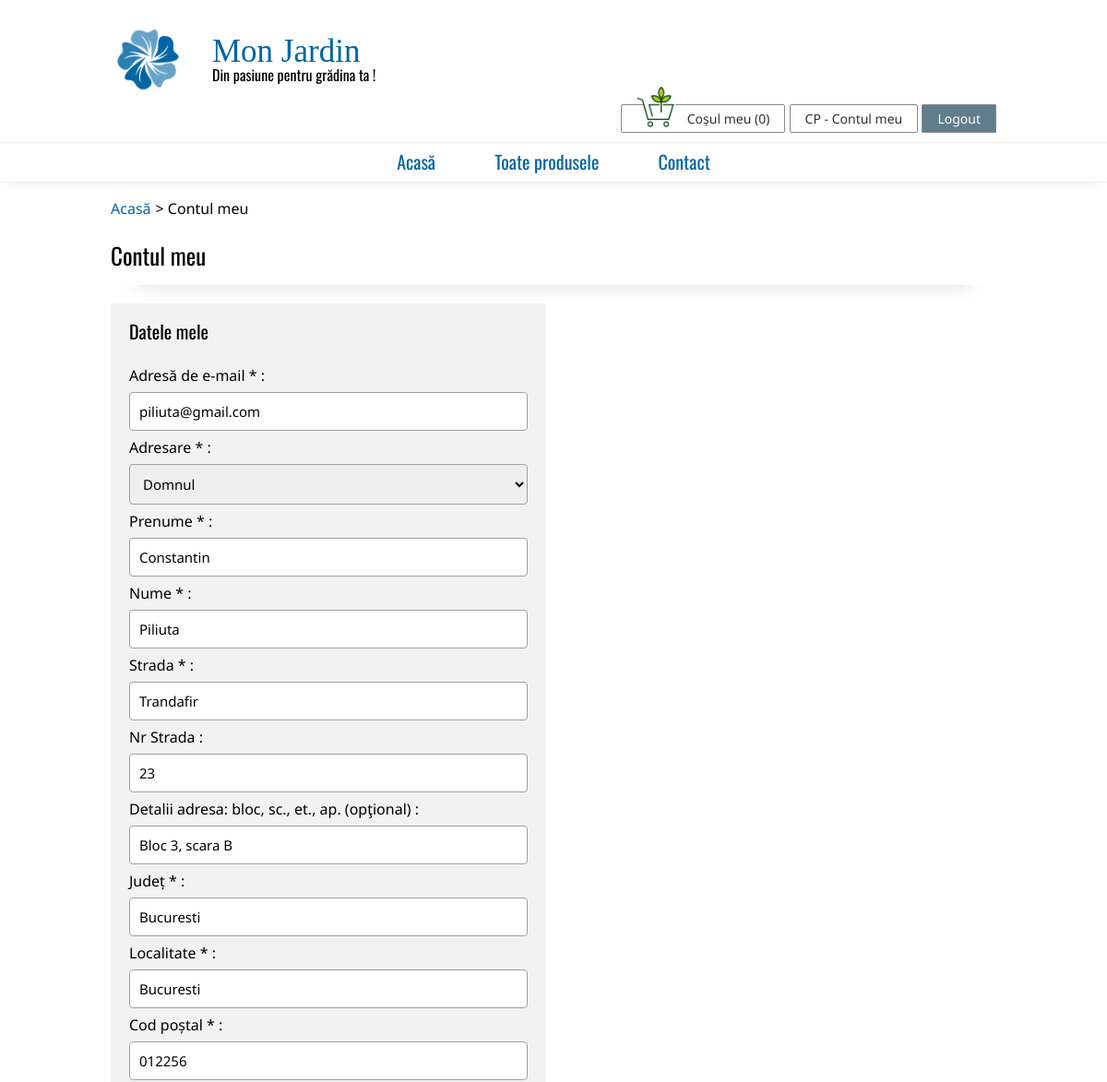
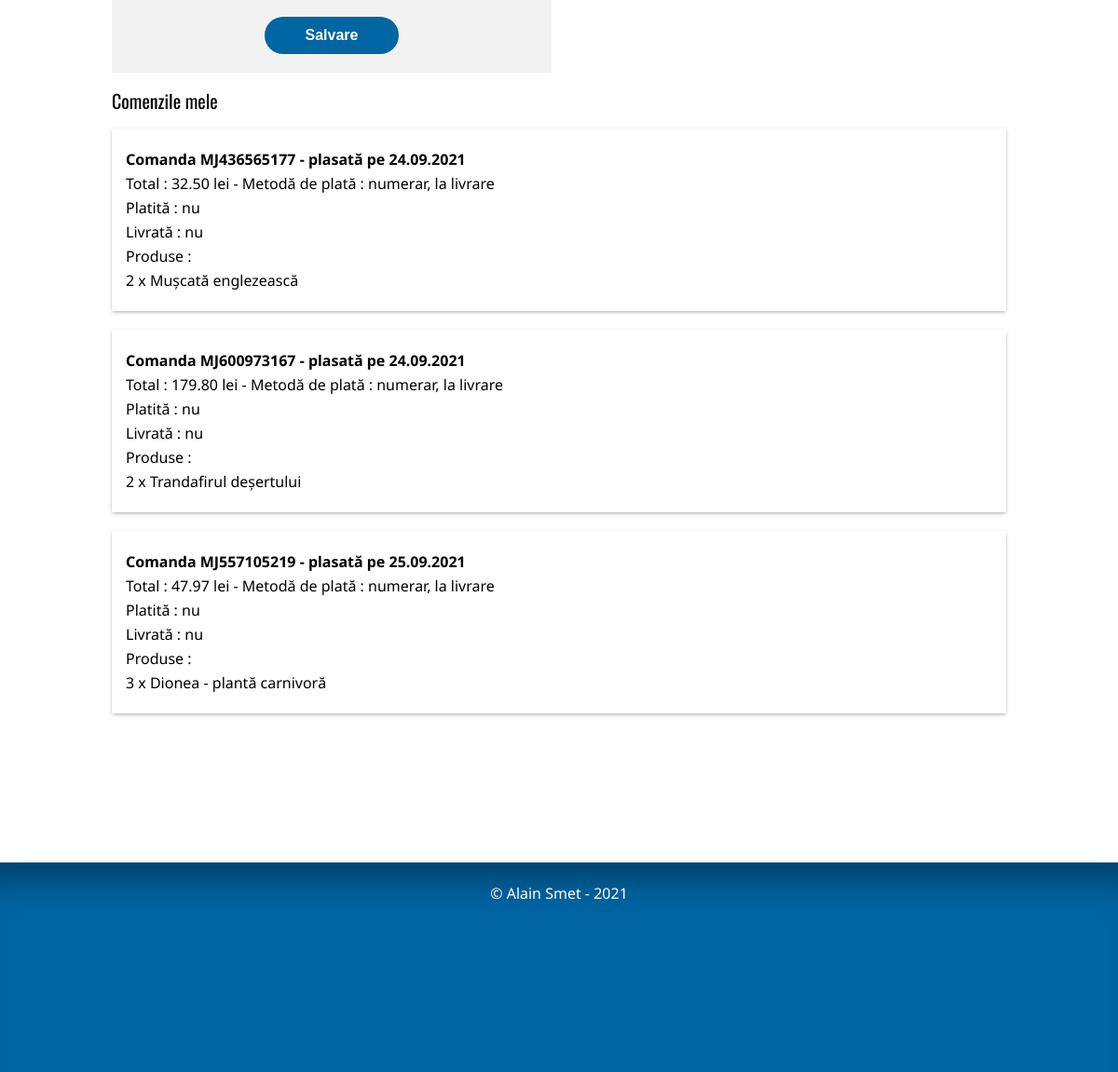
Page /cont/ (signed in) on the committed database (2 pictures, top to bottom).
### produse/models.py (models this page shows, shortened)
class Useri(models.Model):
    ADRESARE_CHOICES = [
        ('DL', 'Domnul'),
        ('DNA', 'Doamna'),
        ('DRA', 'Domnisoara')
    ]
    user = models.OneToOneField(User, on_delete=models.CASCADE)
    email = models.EmailField()
    adresare = models.CharField(max_length=3, choices=ADRESARE_CHOICES)
    prenume = models.CharField(max_length = 80)
    nume = models.CharField(max_length = 80)
    strada = models.CharField(max_length = 160)
    nr_strada = models.CharField(max_length = 10, blank=True)
    det_adresa = models.CharField(max_length = 200, blank=True)
    judet = models.CharField(max_length = 40)
    localitate = models.CharField(max_length = 40)
    cod_postal = models.CharField(max_length = 10)
    class Meta:
        verbose_name = 'Utilizator'
        verbose_name_plural = 'Utilizatori'

class Comenzi(models.Model):
    PLATA_CHOICES = [
        ('NUM', 'Numerar, la livrare'),
        ('CRD', 'Cu cardul'),
        ('TRB', 'Transfer bancar')
    ]
    referinta = models.CharField(max_length = 80)
    user = models.ForeignKey(Useri, on_delete = models.CASCADE)
    tip_plata = models.CharField(max_length = 3, choices = PLATA_CHOICES)
    platita = models.BooleanField(default = False)
    data_plata = models.DateField(blank = True, null=True)
    livrata = models.BooleanField(default = False)
    data_livrare = models.DateField(blank = True, null=True)
    itemi = models.ManyToManyField(ItemComanda, blank=True)
    data_creare = models.DateField(auto_now_add=True)
    def pret_total(self):
        pret = 0
        for item in self.itemi.all():
            pret += float(item.pret_unitar) * item.cantitate
        return '{:.2f}'.format(pret)
    def lista_itemi(self):
        return self.itemi.all()
    class Meta:
        verbose_name = 'Comandă'
        verbose_name_plural = 'Comenzi'

class ItemComanda(models.Model):
    produs_id = models.ForeignKey(Produse, null=True, on_delete=models.SET_NULL)
    cantitate = models.PositiveIntegerField(default=1)
    pret_unitar = models.DecimalField(max_digits=10, decimal_places=2,
                                      default=0)
    class Meta:
        verbose_name = 'Item comanda'
        verbose_name_plural = 'Itemi comanda'

class Produse(models.Model):
    nume = models.CharField(max_length = 80)
    nume_latin = models.CharField(max_length = 80, blank=True)
    poza = models.ImageField(upload_to='pictures/',
                             default='pictures/none.png', null=True, blank=True)
    categorie = models.ForeignKey(Categorii, on_delete=models.SET_NULL,
                                  null=True, blank=True)
    specie = models.CharField(max_length = 80, blank=True)
    familie = models.CharField(max_length = 80, blank=True)
    descriere = models.TextField(blank=True)
    pret = models.DecimalField(max_digits=10, decimal_places=2,
                                           default=0)
    stoc = models.PositiveIntegerField(default=0)
    def _get_nice_url(self):
        return nice_url(self.nume)
    url_norm = property(_get_nice_url)
    class Meta:
        verbose_name = 'Produs'
        verbose_name_plural = 'Produse'

### produse/views.py (the view)
# urls.py: path('cont/', pv.cont, name='cont'),
def cont(request):
    utilizator_valid = True
    try:
        utilizator_gasit = User.objects.get(username=request.user.username)
        utilizator = Useri.objects.get(user=utilizator_gasit.id)
    except:
        utilizator_valid = False
    if request.method == 'POST':
        form = UserForm(request.POST, instance=utilizator)
        if not utilizator_valid :
            return redirect('autentificare')
        elif form.is_valid():
            form.save()
            mesaj = 'Datele dvs au fost actualizate'
            comenzi = Comenzi.objects.filter(user_id=utilizator.id)
            return render(request, 'cont.html', {'user': request.user,
                                                 'formUser': form,
                                                 'num_art': num_art(request),
                                                 'mesaj': mesaj,
                                                 'comenzi': comenzi})
    else:
        if not utilizator_valid:
            return redirect('autentificare')
        form = UserForm(instance=utilizator)
        comenzi = Comenzi.objects.filter(user_id=utilizator.id)
    return render(request, 'cont.html', {'user': request.user,
                                         'formUser': form,
                                         'num_art': num_art(request),
                                         'comenzi': comenzi})

### produse/forms.py
class UserForm(forms.ModelForm):
    class Meta:
        model = Useri
        fields = ['email', 'adresare', 'prenume', 'nume', 'strada', 'nr_strada',
                  'det_adresa', 'judet', 'localitate', 'cod_postal']
        labels = {'adresare':'Adresare * ', 'prenume':'Prenume * ', 'nume':'Nume * ',
                  'email':'Adresă de e-mail * ',
                  'det_adresa':'Detalii adresa: bloc, sc., et., ap. (opţional) ',
                  'judet':'Județ * ', 'localitate':'Localitate * ',
                  'strada':'Strada * ', 'nr_strada':'Nr Strada ',
                  'cod_postal':'Cod poștal * '}

### produse/templatetags/produse_extras.py (called while the page is built)
@register.filter
def initiale(user):
    sir = ''
    try:
        sir += user.first_name[0].upper()
        sir += user.last_name[0].upper()
    except:
        sir = ''
    return sir

### produse/views.py (called while the page is built)
def _extragere_cos(request):
  if not request.session.has_key('cos'):
    return {}
  else:
    return request.session['cos']

def num_art(request):
    cos_complet = _extragere_cos(request)
    cantitate_totala = 0
    for produs, cantitate in cos_complet.items():
        cantitate_totala += cantitate
    return cantitate_totala

### templates/cont.html (shortened to what this page needs)
{% extends "./base.html" %}
{% load static %}
{% block breadcrumb %}
<ul id="breadcrumb">
	<li><a href="{% url 'index' %}" title="Acasă">Acasă</a></li>
	<li>Contul meu</li>
</ul>
{% endblock breadcrumb %}
{% block content %}
<h3>Contul meu</h3>
<form method="post" class="form-block-account">
	<h4>Datele mele</h4>
	{{ formUser.as_p }}
	<button type="submit" name="login" class="submit-button">Salvare</button>
</form>
<h4>Comenzile mele</h4>
{% if comenzi|length > 0 %}
<ul>
{% for comanda in comenzi %}
	<a href="{% url 'detaliu_comanda' comanda.referinta %}" class="order">
		<li>
			<p class="bold">Comanda {{comanda.referinta}} - plasată pe {{comanda.data_creare|date:'d.m.Y'}}</p>
			<p>Total : {{comanda.pret_total}} lei - Metodă de plată : {{comanda.get_tip_plata_display|lower}}</p>
			<p>Platită :
			{% if comanda.platita == True %}
			da (pe data de {{comanda.data_plata|date:'d.m.Y'}})
			{% else %}
			nu
			{% endif %}
			</p>
			<p>Livrată :
			{% if comanda.livrata == True %}
			da (pe data de {{comanda.data_livrare|date:'d.m.Y'}})
			{% else %}
			nu
			{% endif %}
			</p>
			<p>Produse :</p>
			{% for item in comanda.lista_itemi %}
			<p>{{item.cantitate}} x {{item.produs_id.nume}}</p>
			{% endfor %}
		</li>
	</a>
{% endfor %}
</ul>
{% else %}
<p>Nu aveți nicio comandă facută. <a href="{% url 'plante' %}">Incepeți acum !</a></p>
{% endif %}
{% endblock content %}

### templates/base.html (shortened to what this page needs)
{% load static %}
{% load produse_extras %}
<!DOCTYPE html>
<html>
	<head>
		<link rel="stylesheet" href="{% static 'reset.css' %}">
		<link rel="stylesheet" href="{% static 'main.css' %}">
	</head>
	<body>
		<div id="container">
			<div id="header">
				<a href="{% url 'index' %}" title="Mon Jardin - Acasă">
					<img src="{% static 'main_logo.png' %}" alt="Logo principal">
					<h1>Mon Jardin</h1>
					<h2>Din pasiune pentru grădina ta !</h2>
				</a>
			</div>
			<ul id="top-menu">
				<li>
					<a href="{% url 'cos' %}"><img src="{% static 'cart.png' %}" alt="Poza cos">Coșul meu ({{num_art}})</a>
				</li>
				<li><a href="{% url 'cont' %}"
				{% if user.username %}
				title="Salut {{user.first_name}} !"
				{% endif %}
				>
				{% if user.username %}
				{{user|initiale}} -
				{% endif %}
				Contul meu</a></li>
				{% if user.username %}
				<li><a href="{% url 'logout' %}" class="logout">Logout</a></li>
				{% endif %}
			</ul>
			<ul id="main-menu">
				<li><a href="{% url 'index' %}" title="Acasă">Acasă</a></li>
				<li><a href="{% url 'plante' %}" title="Toate produsele">Toate produsele</a></li>
				<li><a href="{% url 'contact' %}" title="Contact">Contact</a></li>
			</ul>
			<div id="main-content">
			{% block breadcrumb %}
			{% endblock breadcrumb %}
			{% block content %}
			{% endblock content %}
			</div>
			<div id="footer">
				<p>© Alain Smet - 2021</p>
			</div>
		</div>
	</body>
</html>

### static/main.css (style rules this page uses)
html { height: 100%; }
body { font-family: 'Noto Sans', Helvetica, Arial, sans-serif; min-height: 100%; }
h1 { font-family: Cinzel, 'Times New Roman', serif; font-size : 35px; color: #0065A3; padding-top: 13px; }
h2, h3, h4, th { font-family: Oswald, Helvetica, Arial, sans-serif; }
h2 { display:inline-block; }
h3 { padding-top: 20px; padding-bottom: 20px; font-size: 25px; box-shadow: rgb(0 0 0 / 45%) 0px 25px 20px -30px; margin-bottom: 20px; }
h4 { clear: both; font-size: 20px; padding-top: 20px; padding-bottom: 20px; }
label { display: block; margin-bottom: 10px; margin-top: 10px; }
input, select, textarea { width: 100%; font-family: 'Noto Sans', Helvetica, Arial, sans-serif; font-size: 15px; padding: 10px; box-sizing: border-box; resize: vertical; border-radius: 4px; border-style: solid; border-width: thin; border-color: #A0A0A0; outline: none; }
#container { min-height: 100%; }
#header { margin-left: 10%; margin-right: 10%; margin-top: 25px; }
#header img { float: left; height: 80px; margin-right: 30px; }
#header a { text-decoration: none; color: inherit; }
#top-menu { ; float: right; margin-right: 10%; margin-bottom: 18px; }
#top-menu li { display: inline-block; }
#top-menu img { width: 45px; margin-right: 10px; position: relative; bottom: -4px; }
#top-menu a, .cart-continue-button { outline: 0; text-align: center; text-decoration: none; cursor: pointer; padding: 5px 16px; border-radius: 2px; min-width: 80px; height: 32px; background-color: rgb(255, 255, 255); color: rgb(50, 49, 48); font-size: 14px; font-weight: 400; box-sizing: border-box; border: 1px solid rgb(138, 136, 134); }
#top-menu .logout { background-color: #607D8B; color: white; }
#main-menu { clear: both; border-top: 1px solid #f0f0f0; border-bottom: 1px solid #f0f0f0; box-shadow: rgba(33, 35, 38, 0.1) 0px 10px 10px -10px; text-align: center; }
#main-menu li { display: inline-block; }
#main-menu li a { font-family: Oswald, Helvetica, Arial, sans-serif; color: #0065A3; display: block; font-size: 20px; text-decoration: none; padding: 10px 30px; border-bottom: 2px solid #FFF; }
#breadcrumb { margin-top: 20px; margin-bottom: 10px; }
#breadcrumb li { display: inline-block; }
#breadcrumb li:not(:last-child):after { content: '\003e'; margin-left: 5px; }
#breadcrumb li a { text-decoration: none; color: #0065A3; }
#main-content { clear: left; padding-left: 10%; padding-right: 10%; padding-bottom: 140px; min-height: 420px; }
#footer { clear: both; position: relative; bottom: 0px; width: 100%; min-height: 200px; padding-top: 25px; text-align: center; background-color: #0065A3; color: #FFF; box-shadow: rgb(0 0 0 / 35%) 0px 50px 36px -30px inset; }
.submit-button, .cart-detail-button, .cart-pay-button { display: block; background-color: #0065A3; border: 0; border-radius: 100px; box-sizing: border-box; color: #ffffff; cursor: pointer; font-size: 16px; font-weight: 600; min-height: 40px; margin-top: 20px; }
.submit-button { margin-left: auto; margin-right: auto; padding-left: 10%; padding-right: 10%; }
.form-block, .form-block-account { display: inline-block; text-align: left; vertical-align: top; width: 45%; min-width: 350px; padding: 0px 20px 20px 20px; background-color: #F2F2F2; margin-top: 10px; }
.form-block-account { margin: 0px; padding: 0px 20px 20px 20px; background-color: #F2F2F2; }
.order, .order-top { display: inline-block; vertical-align: top; width: 100%; margin-bottom: 20px; padding-top: 15px; padding-bottom: 15px; box-shadow: rgba(50, 50, 93, 0.25) 0px 2px 5px -1px, rgba(0, 0, 0, 0.3) 0px 1px 3px -1px; text-decoration: none; color: black; }
.order p, .order-top p { margin-bottom: 10px; margin-top: 10px; padding: 0px 15px; }
.bold { font-weight: bold; }

### rows in the picture
Useri: email "piliuta@gmail.com", adresare "Domnul", prenume "Constantin", nume "Piliuta", strada "Trandafir", nr_strada "23", det_adresa "Bloc 3, scara B", judet "Bucuresti", localitate "Bucuresti", cod_postal "012256"
Comenzi: referinta "MJ436565177", data_creare "24.09.2021", pret_total "32.50", tip_plata "numerar, la livrare", platita "nu", livrata "nu"
ItemComanda: cantitate "2", produs_id.nume "Mușcată englezească"
Comenzi: referinta "MJ600973167", data_creare "24.09.2021", pret_total "179.80", tip_plata "numerar, la livrare", platita "nu", livrata "nu"
ItemComanda: cantitate "2", produs_id.nume "Trandafirul deșertului"
Comenzi: referinta "MJ557105219", data_creare "25.09.2021", pret_total "47.97", tip_plata "numerar, la livrare", platita "nu", livrata "nu"
ItemComanda: cantitate "3", produs_id.nume "Dionea - plantă carnivoră"

### other values in the picture
{{ num_art }} "0"
{{ user|initiale }} "CP"
